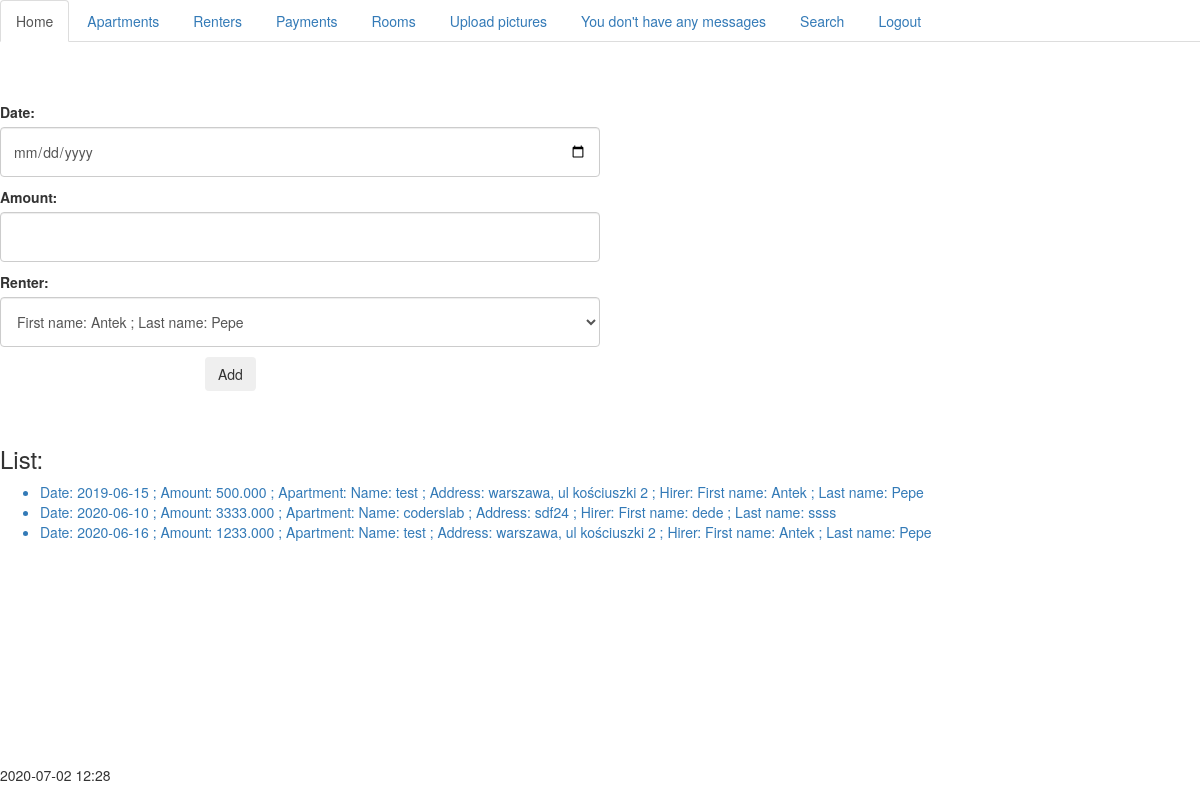
Page /payments/ (signed in) on the earlier database version.
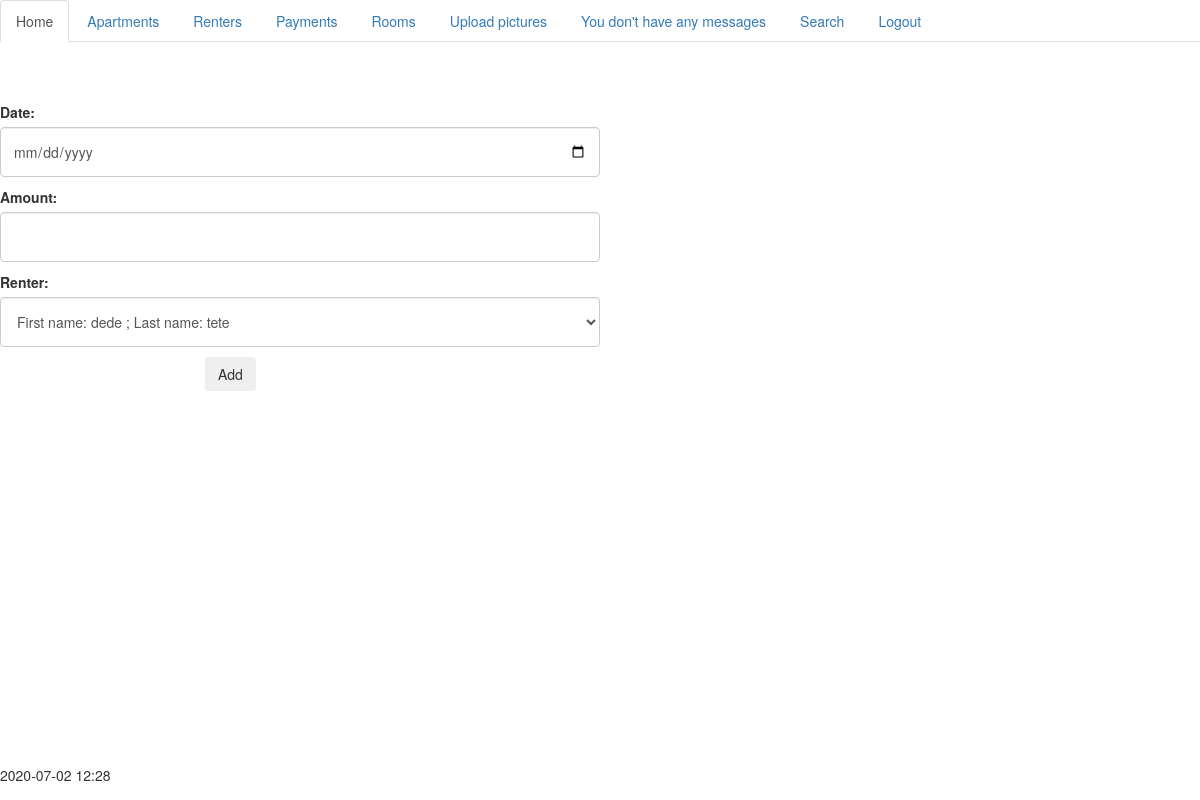
Same page on the later database version.
### handling/models.py (models this page shows, shortened)
class Payments(models.Model):
    date = models.DateField()
    amount = models.DecimalField(max_digits=8, decimal_places=3)
    renter = models.ForeignKey(Renters, on_delete=models.CASCADE)
    apartment = models.ForeignKey(Apartments,on_delete=models.CASCADE)
    def __str__(self):
        return f'Date: {self.date} ; Amount: {self.amount} ; Apartment: {self.apartment} ; Hirer: {self.renter}'
    def get_detail_url(self):
        return f'/payments/{self.id}/'

class Apartments(models.Model):
    name = models.CharField(max_length=250)
    address = models.CharField(max_length=250)
    surface = models.DecimalField(max_digits=8, decimal_places=3)
    rent = models.IntegerField(null=True)
    costs = models.IntegerField(null=True)
    rooms = models.ManyToManyField(ApartmentsRooms)
    equipment = models.TextField()
    description = models.TextField()
    def __str__(self):
        return f'Name: {self.name} ; Address: {self.address}'

class Renters(models.Model):
    first_name = models.CharField(max_length=100)
    last_name = models.CharField(max_length=100)
    apartment = models.OneToOneField(Apartments, on_delete=models.CASCADE)
    def __str__(self):
        return f'First name: {self.first_name} ; Last name: {self.last_name} '#; Apartment: {self.apartment}'

### handling/views.py (the view, shortened to what this page needs)
# urls.py: path('payments/', views.CreatePaymentsView.as_view(), name='payments'),
class CreatePaymentsView(LoginRequiredMixin,View):
    def get(self,request):
        renters = Renters.objects.all()
        objects = Payments.objects.all().order_by('date')
        return render(request,'obj_list2.html',{'renters':renters,'objects':objects})

### handling/extra_context.py (called while the page is built)
def get_messages(request):
    if Messages.objects.all():
        return {'mess':'You have messages'}
    else:
        return {'mess': "You don't have any messages"}

### normalview/extra_context.py (called while the page is built)
def show_time(request):
    now = datetime.now()
    two_hours_timezone = datetime.now() + timedelta(hours=2)
    hour = '{:%H:%M}'.format(two_hours_timezone)
    return {'now':now.strftime("%Y-%m-%d"),'hour':hour}

### handling/templates/obj_list2.html (shortened to what this page needs)
{% extends 'base.html' %}
{% block content %}
{{ komunikat }}<br><br><br>
<div class="form-group">
<form class="form-horizontal" method="POST" >
    <p>
    <label for="date">Date:</label>
    <input type="date" name="date" id="date">
    </p>
    <p>
    <label for="amount">Amount:</label>
    <input type="number" step='0.01' name="amount" id="amount">
    </p>
    <p>
    <label for="renter">Renter:</label>
    <select name="renter" id="renter">
        {% for renter in renters %}
            <option value="{{ renter.pk }}">{{ renter }}</option>
        {% endfor %}
    </select>
    </p>
    <div class="form-group">
      <div class="col-sm-offset-2 col-sm-10">
        <button type="submit" class="btn btn-default">Add</button>
      </div>
    </div>
</form>
</div>
<br>
{% if objects %}
<h3>List:</h3>
<ul>
{% for object in objects %}
    <a href="{{ object.get_detail_url }}"> <li class="{{ class }}"> {{ object }} {% if object.renters %} -- Rented {% endif %}</li></a>
{% endfor %}
</ul>
{% endif %}
{% endblock %}

Differences in the rows shown:
removed Payments: date+amount+apartment "Date: 2019-06-15 ; Amount: 500.000 ; Apartment: Name: test ; Address: warszawa, ul kościuszki 2 ; Hirer: First name: Antek ; Last name: Pepe"
removed Payments: date+amount+apartment "Date: 2020-06-10 ; Amount: 3333.000 ; Apartment: Name: coderslab ; Address: sdf24 ; Hirer: First name: dede ; Last name: ssss"
removed Payments: date+amount+apartment "Date: 2020-06-16 ; Amount: 1233.000 ; Apartment: Name: test ; Address: warszawa, ul kościuszki 2 ; Hirer: First name: Antek ; Last name: Pepe"
Other differences:
form field renter: "First name: Antek ; Last name: Pepe" → "First name: dede ; Last name: tete"
text no longer shown: "List:"
